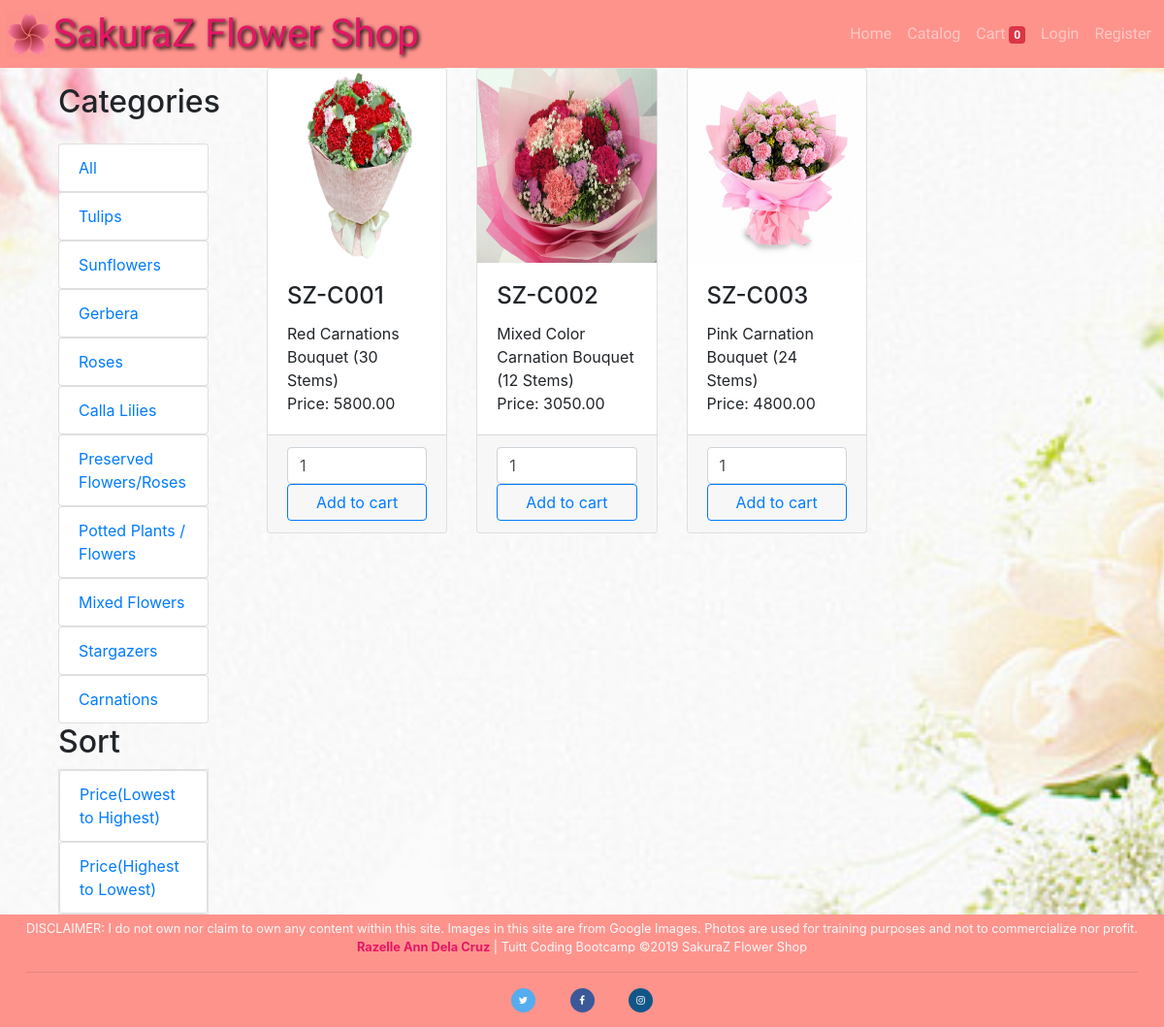
The app's page /app/views/catalog.php?category_id=10, older data.
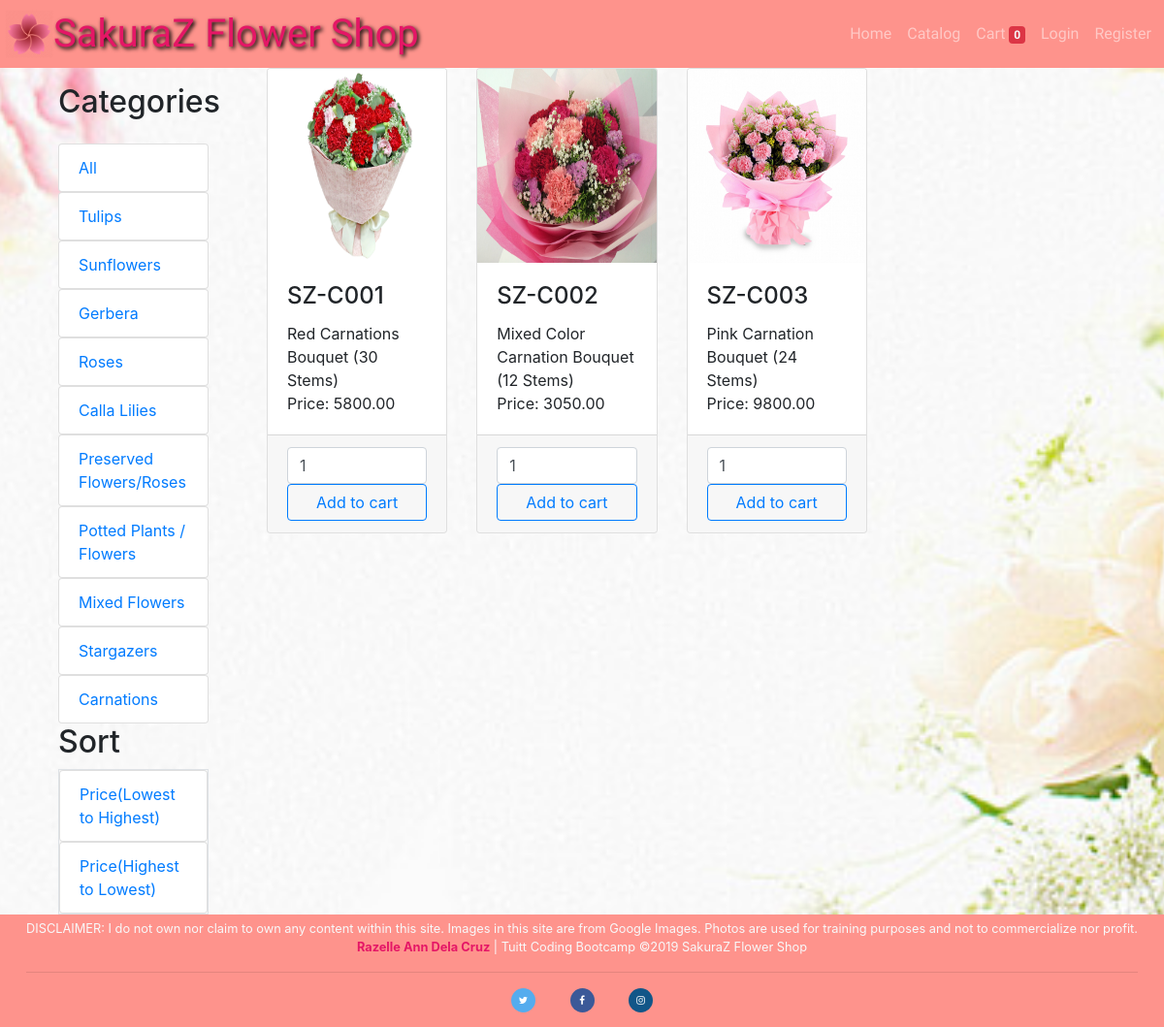
The same page, newer data.
### tables this page shows
CREATE TABLE `items` (
  `id` int(11) NOT NULL,
  `name` varchar(255) NOT NULL,
  `description` varchar(255) NOT NULL,
  `price` decimal(18,2) NOT NULL,
  `image_path` varchar(255) DEFAULT NULL,
  `category_id` int(11) NOT NULL
);

### app/views/catalog.php (the view, shortened to what this page needs)
<?php require_once "../partials/template.php"; ?>
<?php
function get_page_content() {
	require_once "../controllers/connect.php";
	if(!isset($_SESSION['user']) || (isset($_SESSION['user']) && ($_SESSION['user']['roles_id'] == 2))){
		global $conn;
?>
		<div class="container">
			<div class="row">
				<div class="col-sm-2">
					<h2 class=" py-3">Categories</h2>
					<ul class="list-group">
						<a href="catalog.php">
							<li class="list-group-item">All</li>
						</a>
						<?php
						$sql = "SELECT * FROM categories";
						$categories = mysqli_query($conn, $sql);
						foreach ($categories as $category) { ?>
							<a href="catalog.php?category_id=<?php echo $category['id']; ?>">
								<li class="list-group-item">
									<?php echo $category['name']; ?>
								</li>
							</a>
						<?php } ?>
					</ul>
					<h2>Sort</h2>
					<ul class="list-group border">
						<a href="../controllers/sort.php?sort=asc">
							<li class="list-group-item">
								Price(Lowest to Highest)
							</li>
						</a>
						<a href="../controllers/sort.php?sort=dsc">
							<li class="list-group-item">
								Price(Highest to Lowest)
							</li>
						</a>
					</ul>
				</div>
				<div class="col-sm-10">
					<div class="container">
						<?php
						$sql2 = "SELECT * FROM items";
						if(isset($_GET['category_id'])){
							$sql2 .= " WHERE category_id =".$_GET['category_id'];
						}
						$items = mysqli_query($conn, $sql2);
						echo "<div class='row'>";
						foreach ($items as $item){ ?>
							<div class="col-sm-3">
								<div class="card h-100">
									<img class="card-img-top img-fluid5" height="200" src="<?php echo $item['image_path']; ?>">
									<div class="card-body">
										<h4 class="card-title">
											<?php echo $item['name']; ?>
										</h4>
										<p class="card-text">
											<?php echo $item['description']; ?>
											<br>
											<?php echo "Price: ".$item['price']; ?>
										</p>
									</div>
									<div class="card-footer">
										<input type="number" class="form-control" value="1" min="0" max="100">
										<button type="submit" class="btn btn-block btn-outline-primary add-to-cart" data-id="<?php echo $item['id']; ?>"> Add to cart</button>
									</div>
								</div>
							</div>
						<?php } echo "</div>" ?>
					</div>
				</div>
			</div>
		</div>
	<?php }else{
		header("Location: ./error.php");
	} ?>
<?php } ?>

Row changes from the older to the newer data that the page shows:
changed items "SZ-C003": price "4800.00" → "9800.00"
